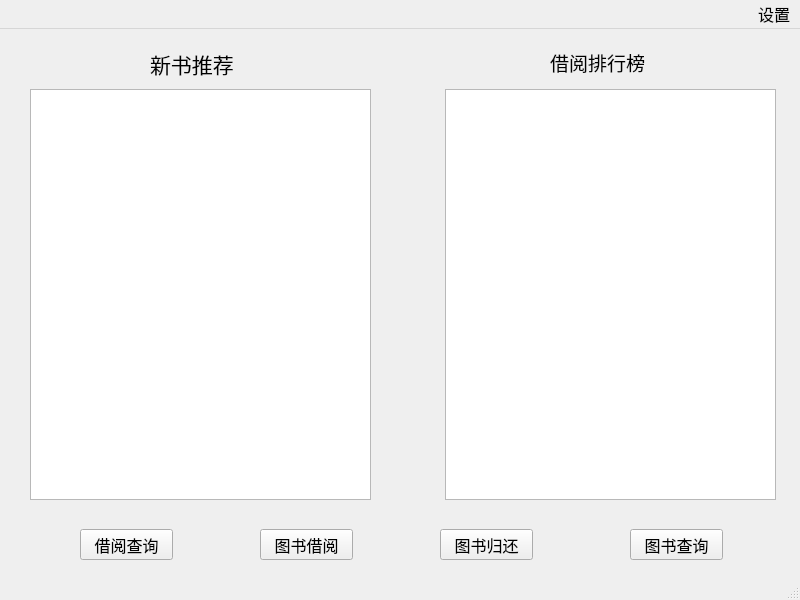
<?xml version="1.0" encoding="UTF-8"?>
<ui version="4.0">
 <class>MainWindow_stu</class>
 <widget class="QMainWindow" name="MainWindow_stu">
  <property name="geometry">
   <rect>
    <x>0</x>
    <y>0</y>
    <width>800</width>
    <height>600</height>
   </rect>
  </property>
  <property name="minimumSize">
   <size>
    <width>800</width>
    <height>600</height>
   </size>
  </property>
  <property name="maximumSize">
   <size>
    <width>800</width>
    <height>600</height>
   </size>
  </property>
  <property name="font">
   <font>
    <family>华文楷体</family>
    <pointsize>12</pointsize>
   </font>
  </property>
  <property name="windowTitle">
   <string>MainWindow</string>
  </property>
  <widget class="QWidget" name="centralwidget">
   <widget class="QLabel" name="label">
    <property name="geometry">
     <rect>
      <x>150</x>
      <y>20</y>
      <width>121</width>
      <height>30</height>
     </rect>
    </property>
    <property name="font">
     <font>
      <family>华文楷体</family>
      <pointsize>16</pointsize>
     </font>
    </property>
    <property name="text">
     <string>新书推荐</string>
    </property>
   </widget>
   <widget class="QPushButton" name="pushButton">
    <property name="geometry">
     <rect>
      <x>80</x>
      <y>500</y>
      <width>93</width>
      <height>31</height>
     </rect>
    </property>
    <property name="text">
     <string>借阅查询</string>
    </property>
   </widget>
   <widget class="QPushButton" name="pushButton_2">
    <property name="geometry">
     <rect>
      <x>260</x>
      <y>500</y>
      <width>93</width>
      <height>31</height>
     </rect>
    </property>
    <property name="text">
     <string>图书借阅</string>
    </property>
   </widget>
   <widget class="QPushButton" name="pushButton_3">
    <property name="geometry">
     <rect>
      <x>440</x>
      <y>500</y>
      <width>93</width>
      <height>31</height>
     </rect>
    </property>
    <property name="text">
     <string>图书归还</string>
    </property>
   </widget>
   <widget class="QLabel" name="label_2">
    <property name="geometry">
     <rect>
      <x>550</x>
      <y>20</y>
      <width>141</width>
      <height>26</height>
     </rect>
    </property>
    <property name="font">
     <font>
      <family>华文楷体</family>
      <pointsize>14</pointsize>
     </font>
    </property>
    <property name="text">
     <string>借阅排行榜</string>
    </property>
   </widget>
   <widget class="QPushButton" name="pushButton_4">
    <property name="geometry">
     <rect>
      <x>630</x>
      <y>500</y>
      <width>93</width>
      <height>31</height>
     </rect>
    </property>
    <property name="text">
     <string>图书查询</string>
    </property>
   </widget>
   <widget class="QTableView" name="tableView">
    <property name="geometry">
     <rect>
      <x>30</x>
      <y>60</y>
      <width>341</width>
      <height>411</height>
     </rect>
    </property>
   </widget>
   <widget class="QTableView" name="tableView_2">
    <property name="geometry">
     <rect>
      <x>445</x>
      <y>60</y>
      <width>331</width>
      <height>411</height>
     </rect>
    </property>
   </widget>
  </widget>
  <widget class="QStatusBar" name="statusbar"/>
  <widget class="QMenuBar" name="menubar">
   <property name="geometry">
    <rect>
     <x>0</x>
     <y>0</y>
     <width>800</width>
     <height>28</height>
    </rect>
   </property>
   <property name="font">
    <font>
     <family>华文楷体</family>
     <pointsize>12</pointsize>
    </font>
   </property>
   <property name="layoutDirection">
    <enum>Qt::RightToLeft</enum>
   </property>
   <widget class="QMenu" name="menu">
    <property name="font">
     <font>
      <family>华文楷体</family>
      <pointsize>12</pointsize>
     </font>
    </property>
    <property name="title">
     <string>设置</string>
    </property>
    <addaction name="separator"/>
    <addaction name="action"/>
    <addaction name="separator"/>
    <addaction name="action_2"/>
    <addaction name="separator"/>
   </widget>
   <addaction name="menu"/>
  </widget>
  <action name="action1_1">
   <property name="text">
    <string>个人借阅查询</string>
   </property>
   <property name="font">
    <font>
     <family>华文楷体</family>
     <pointsize>11</pointsize>
    </font>
   </property>
  </action>
  <action name="action2_1">
   <property name="text">
    <string>图书借阅</string>
   </property>
   <property name="font">
    <font>
     <family>华文楷体</family>
     <pointsize>11</pointsize>
    </font>
   </property>
  </action>
  <action name="action3_1">
   <property name="text">
    <string>图书归还</string>
   </property>
   <property name="font">
    <font>
     <family>华文楷体</family>
     <pointsize>11</pointsize>
    </font>
   </property>
  </action>
  <action name="action1">
   <property name="text">
    <string>借阅排行</string>
   </property>
   <property name="font">
    <font>
     <family>华文楷体</family>
     <pointsize>11</pointsize>
    </font>
   </property>
  </action>
  <action name="action2">
   <property name="text">
    <string>图书搜索</string>
   </property>
   <property name="font">
    <font>
     <family>华文楷体</family>
     <pointsize>11</pointsize>
    </font>
   </property>
  </action>
  <action name="action">
   <property name="text">
    <string>密码更改</string>
   </property>
   <property name="font">
    <font>
     <family>华文楷体</family>
     <pointsize>11</pointsize>
    </font>
   </property>
  </action>
  <action name="action_2">
   <property name="text">
    <string>注销</string>
   </property>
   <property name="font">
    <font>
     <family>华文楷体</family>
     <pointsize>11</pointsize>
    </font>
   </property>
  </action>
 </widget>
 <resources/>
 <connections/>
</ui>
